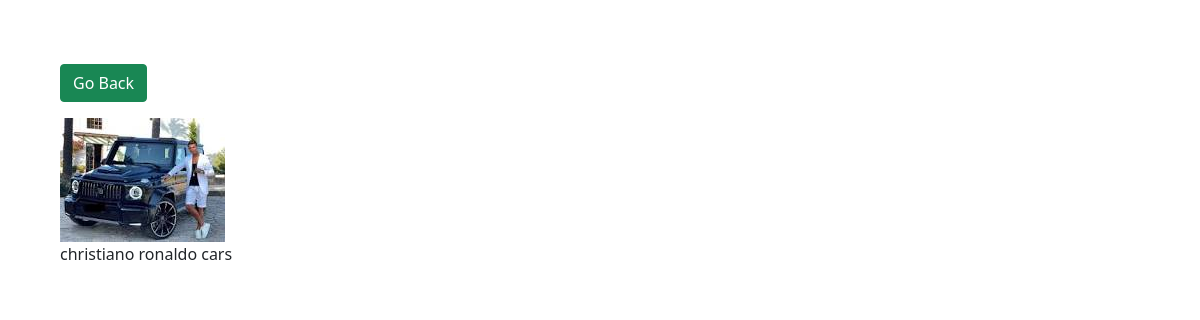
Screenshot of /photo/1/ with the database file from the repository.
### pictures/models.py (models this page shows, shortened)
class Photo(models.Model):
    category = models.ForeignKey(Category, on_delete=models.SET_NULL, null=True, blank=True)
    image = models.ImageField(null=False, blank=False)
    description = models.TextField()

### pictures/views.py (the view)
# urls.py: path('photo/<str:pk>/', views.viewPhoto, name= 'photo'),
def viewPhoto(request, pk):
    photo = Photo.objects.get(id=pk)
    return render(request, 'pictures/photo.html', {'photo' : photo})

### pictures/templates/pictures/photo.html (shortened to what this page needs)
<!DOCTYPE html>
<html lang="en">
<head>
    <link href="https://cdn.jsdelivr.net/npm/bootstrap@5.0.2/dist/css/bootstrap.min.css" rel="stylesheet">
</head>
<body class="m-5">
    <div class="container">
        <div class="row justify-content-center">
            <div class="col">
                <a href="{% url 'gallery'%}" class="btn btn-success my-3">Go Back</a>
                <div style="height: 90vh;">
                    <img style="max-width: 100%; max-height: 100%;" src="{{ photo.image.url }}">
                    <p>{{ photo.description }}</p>
                </div>
            </div>
        </div>
    </div>
</body>
</html>

### rows the page displays
Photo: image (picture), description "christiano ronaldo cars"
